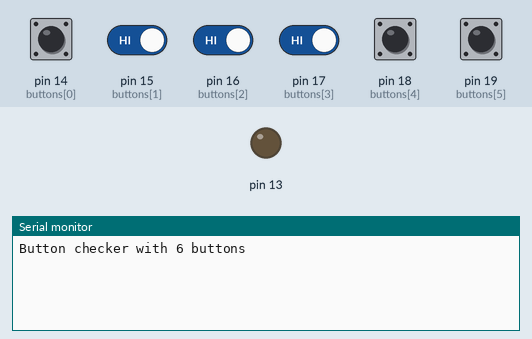
Simulated run of this sketch. Board: Arduino Uno, built with avr-gcc and run on an emulated ATmega328P. Shown: output pins drawn as LEDs (lit = HIGH), the last lines printed to the serial monitor. The inputs (shaded band) are chosen by the test bench; at power-on: pin 14 (buttons[0]), pin 15 (buttons[1]), pin 16 (buttons[2]), pin 17 (buttons[3]), pin 18 (buttons[4]), pin 19 (buttons[5]) HIGH.

Above: at 1.2 s.
1.3 s: pin 14 (buttons[0]) pulled LOW for 0.15 s
At 2.2 s:
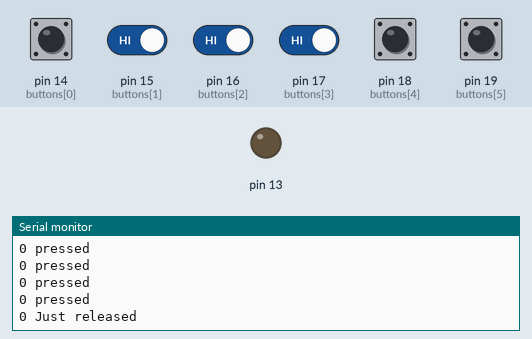
2.9 s: pin 14 (buttons[0]) driven LOW and pin 15 (buttons[1]) driven LOW
At 3.7 s:
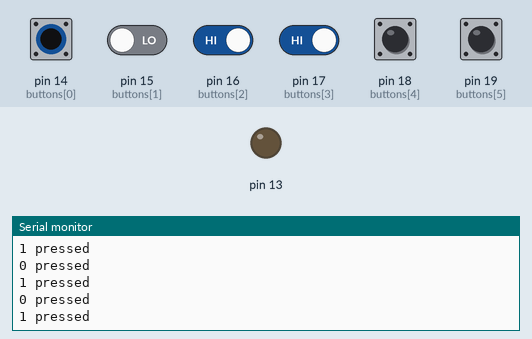
5.9 s: pin 14 (buttons[0]) driven HIGH
8.9 s: pin 14 (buttons[0]) driven LOW
11.9 s: pin 16 (buttons[2]) driven LOW and pin 17 (buttons[3]) driven LOW
14.9 s: pin 15 (buttons[1]) driven HIGH
Timing chart, 0 to 17.9 s (numbered marks = the images above; inputs shaded):
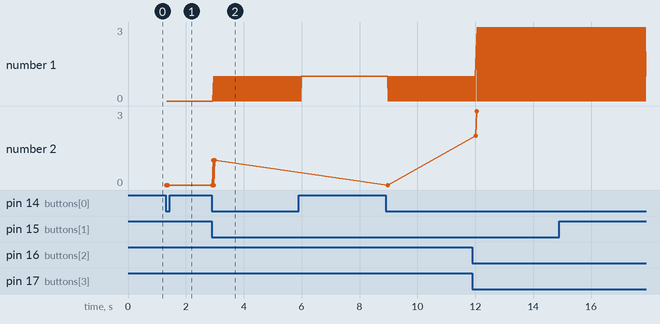

Measured:
- after the input at 1.3 s, the serial monitor: prints a new line at once (image 1)
- after the input at 2.9 s, the serial monitor: prints a new line at once (image 2)
- plotted number 1: 0 → 1 after the input at 2.9 s, 1 → 3 after the input at 11.9 s
- plotted number 2: 0 → 1 after the input at 2.9 s, 0 → 3 after the input at 11.9 s

The sketch:

AdafruitDebounce.ino
```cpp
#define DEBOUNCE 10  // button debouncer, how many ms to debounce, 5+ ms is usually plenty

// here is where we define the buttons that we'll use. button "1" is the first, button "6" is the 6th, etc
byte buttons[] = {14, 15, 16, 17, 18, 19}; // the analog 0-5 pins are also known as 14-19
// This handy macro lets us determine how big the array up above is, by checking the size
#define NUMBUTTONS sizeof(buttons)
// we will track if a button is just pressed, just released, or 'currently pressed'
byte pressed[NUMBUTTONS], justpressed[NUMBUTTONS], justreleased[NUMBUTTONS];

void setup() {
  byte i;

  // set up serial port
  Serial.begin(9600);
  Serial.print("Button checker with ");
  Serial.print(NUMBUTTONS, DEC);
  Serial.println(" buttons");

  // pin13 LED
  pinMode(13, OUTPUT);

  // Make input & enable pull-up resistors on switch pins
  for (i=0; i< NUMBUTTONS; i++) {
    pinMode(buttons[i], INPUT);
    digitalWrite(buttons[i], HIGH);
  }
}

void check_switches()
{
  static byte previousstate[NUMBUTTONS];
  static byte currentstate[NUMBUTTONS];
  static long lasttime;
  byte index;

  if (millis() < lasttime) {
     // we wrapped around, lets just try again
     lasttime = millis();
  }

  if ((lasttime + DEBOUNCE) > millis()) {
    // not enough time has passed to debounce
    return;
  }
  // ok we have waited DEBOUNCE milliseconds, lets reset the timer
  lasttime = millis();

  for (index = 0; index < NUMBUTTONS; index++) {
    justpressed[index] = 0;       // when we start, we clear out the "just" indicators
    justreleased[index] = 0;

    currentstate[index] = digitalRead(buttons[index]);   // read the button

    /*
    Serial.print(index, DEC);
    Serial.print(": cstate=");
    Serial.print(currentstate[index], DEC);
    Serial.print(", pstate=");
    Serial.print(previousstate[index], DEC);
    Serial.print(", press=");
    */

    if (currentstate[index] == previousstate[index]) {
      if ((pressed[index] == LOW) && (currentstate[index] == LOW)) {
          // just pressed
          justpressed[index] = 1;
      }
      else if ((pressed[index] == HIGH) && (currentstate[index] == HIGH)) {
          // just released
          justreleased[index] = 1;
      }
      pressed[index] = !currentstate[index];  // remember, digital HIGH means NOT pressed
    }
    //Serial.println(pressed[index], DEC);
    previousstate[index] = currentstate[index];   // keep a running tally of the buttons
  }
}


void loop() {
  check_switches();      // when we check the switches we'll get the current state

  for (byte i = 0; i < NUMBUTTONS; i++) {
    if (justpressed[i]) {
      Serial.print(i, DEC);
      Serial.println(" Just pressed");
      // remember, check_switches() will CLEAR the 'just pressed' flag
    }
    if (justreleased[i]) {
      Serial.print(i, DEC);
      Serial.println(" Just released");
      // remember, check_switches() will CLEAR the 'just pressed' flag
    }
    if (pressed[i]) {
      Serial.print(i, DEC);
      Serial.println(" pressed");
      // is the button pressed down at this moment
    }
  }
}
```
